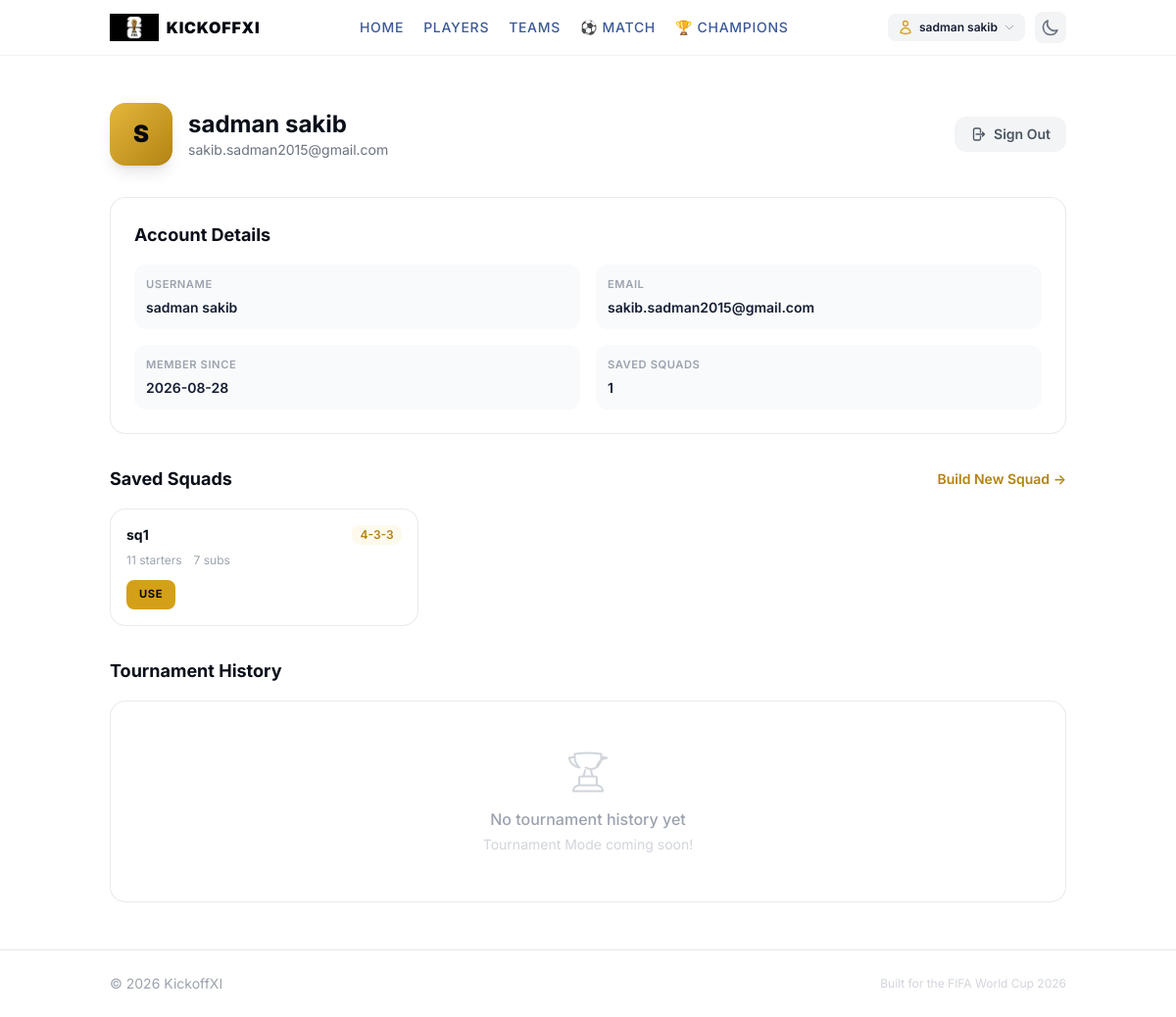
/profile (signed in), run on the app's committed database.
### tables this page shows
CREATE TABLE users (
                id            INTEGER PRIMARY KEY AUTOINCREMENT,
                username      TEXT NOT NULL UNIQUE COLLATE NOCASE,
                email         TEXT NOT NULL UNIQUE COLLATE NOCASE,
                password_hash TEXT NOT NULL,
                created_at    TEXT NOT NULL,
                updated_at    TEXT NOT NULL
            );

CREATE TABLE saved_squads (
                id          INTEGER PRIMARY KEY AUTOINCREMENT,
                name        TEXT NOT NULL,
                formation   TEXT NOT NULL,
                created_at  TEXT NOT NULL,
                updated_at  TEXT NOT NULL
            , user_id INTEGER REFERENCES users(id) ON DELETE CASCADE);

### app/auth_routes.py (the view)
@auth_bp.route('/profile')
@login_required
def profile():
    from app.auth_db import get_user_by_id
    from app.saved_squads_db import list_squads, get_db_path
    db_path = _get_db_path()
    user_id = session['user_id']
    user = get_user_by_id(db_path, user_id)
    if not user:
        session.clear()
        return redirect(url_for('auth.signin'))
    squads = list_squads(db_path, user_id)
    return render_template('profile.html', user=user, squads=squads)

### app/auth_db.py (called while the page is built)
def get_db(db_path):
    conn = sqlite3.connect(db_path)
    conn.row_factory = sqlite3.Row
    conn.execute('PRAGMA foreign_keys = ON')
    return conn

def get_user_by_id(db_path, user_id):
    conn = get_db(db_path)
    try:
        row = conn.execute(
            'SELECT id, username, email, password_hash, created_at, updated_at '
            'FROM users WHERE id = ?',
            (user_id,)
        ).fetchone()
        return dict(row) if row else None
    finally:
        conn.close()

### app/auth_routes.py (called while the page is built, shortened)
def login_required(f):
    @wraps(f)
    def decorated_function(*args, **kwargs):
        return f(*args, **kwargs)
    return decorated_function

def _get_db_path():
    return current_app.config.get('SAVED_SQUADS_DB')

### app/saved_squads_db.py (called while the page is built)
def get_db(db_path):
    conn = sqlite3.connect(db_path)
    conn.row_factory = sqlite3.Row
    conn.execute('PRAGMA foreign_keys = ON')
    return conn

### templates/profile.html (shortened to what this page needs)
{% extends "base.html" %}
{% block head %}
<link rel="stylesheet" href="{{ url_for('static', filename='css/auth.css') }}">
{% endblock %}
{% block content %}
<section class="py-8 sm:py-12">
    <div class="container-main">
        <div class="mb-8 animate-fade-in-up">
            <div class="flex flex-col sm:flex-row items-start sm:items-center justify-between gap-4">
                <div class="flex items-center gap-4">
                    <div class="w-16 h-16 rounded-2xl bg-gradient-to-br from-gold-400 to-gold-600 flex items-center justify-center shadow-lg">
                        <span class="text-2xl font-black text-navy-950 uppercase">
                            {{ user.username[0] }}
                        </span>
                    </div>
                    <div>
                        <h1 class="text-2xl font-bold text-navy-900 dark:text-white">
                            {{ user.username }}
                        </h1>
                        <p class="text-sm text-gray-500 dark:text-gray-400">
                            {{ user.email }}
                        </p>
                    </div>
                </div>
                <form method="POST" action="{{ url_for('auth.logout') }}">
                    <button type="submit" class="inline-flex items-center gap-2 px-4 py-2 rounded-xl bg-gray-100 hover:bg-gray-200 dark:bg-navy-900 dark:hover:bg-navy-800 text-gray-600 dark:text-gray-400 text-sm font-semibold transition-all cursor-pointer">
                        <svg class="w-4 h-4" fill="none" stroke="currentColor" stroke-width="2" viewBox="0 0 24 24">
                            <path stroke-linecap="round" stroke-linejoin="round" d="M15.75 9V5.25A2.25 2.25 0 0013.5 3h-6a2.25 2.25 0 00-2.25 2.25v13.5A2.25 2.25 0 007.5 21h6a2.25 2.25 0 002.25-2.25V15m3 0l3-3m0 0l-3-3m3 3H9"/>
                        </svg>
                        Sign Out
                    </button>
                </form>
            </div>
        </div>
        <div class="profile-card mb-8 animate-fade-in-up" style="animation-delay: 0.1s">
            <h2 class="text-lg font-bold text-navy-900 dark:text-white mb-4">
                Account Details
            </h2>
            <div class="grid grid-cols-1 sm:grid-cols-2 gap-4">
                <div class="profile-detail-item">
                    <span class="profile-detail-label">Username</span>
                    <span class="profile-detail-value">{{ user.username }}</span>
                </div>
                <div class="profile-detail-item">
                    <span class="profile-detail-label">Email</span>
                    <span class="profile-detail-value">{{ user.email }}</span>
                </div>
                <div class="profile-detail-item">
                    <span class="profile-detail-label">Member Since</span>
                    <span class="profile-detail-value">{{ user.created_at[:10] }}</span>
                </div>
                <div class="profile-detail-item">
                    <span class="profile-detail-label">Saved Squads</span>
                    <span class="profile-detail-value">{{ squads|length }}</span>
                </div>
            </div>
        </div>
        <div class="mb-8 animate-fade-in-up" style="animation-delay: 0.2s">
            <div class="flex items-center justify-between mb-4">
                <h2 class="text-lg font-bold text-navy-900 dark:text-white">
                    Saved Squads
                </h2>
                {% if squads %}
                <a href="{{ url_for('main.match_simulator') }}"
                   class="text-sm text-gold-600 dark:text-gold-400 hover:text-gold-700 dark:hover:text-gold-300 font-semibold transition-colors">
                    Build New Squad →
                </a>
                {% endif %}
            </div>
            {% if squads %}
            <div class="grid grid-cols-1 sm:grid-cols-2 lg:grid-cols-3 gap-4">
                {% for squad in squads %}
                <div class="saved-squad-card p-4">
                    <div class="flex items-start justify-between mb-2">
                        <h3 class="font-bold text-navy-900 dark:text-white text-sm">
                            {{ squad.name }}
                        </h3>
                        <span class="text-xs font-semibold text-gold-600 dark:text-gold-400 bg-gold-50 dark:bg-gold-500/10 px-2 py-0.5 rounded-lg">
                            {{ squad.formation }}
                        </span>
                    </div>
                    <div class="flex items-center gap-3 text-xs text-gray-400 dark:text-gray-500">
                        <span>{{ squad.starter_count }} starters</span>
                        <span>{{ squad.bench_count }} subs</span>
                    </div>
                    <div class="mt-3 card-actions">
                        <a href="{{ url_for('main.match_simulator') }}?load={{ squad.id }}"
                           class="card-action-btn btn-use">Use</a>
                    </div>
                </div>
                {% endfor %}
            </div>
            {% endif %}
        </div>
        <div class="animate-fade-in-up" style="animation-delay: 0.3s">
            <h2 class="text-lg font-bold text-navy-900 dark:text-white mb-4">
                Tournament History
            </h2>
            <div class="profile-card">
                <div class="text-center py-6">
                    <p class="text-gray-400 dark:text-gray-500 font-medium mb-1">No tournament history yet</p>
                    <p class="text-sm text-gray-300 dark:text-gray-600">Tournament Mode coming soon!</p>
                </div>
            </div>
        </div>
    </div>
</section>
{% endblock %}

### templates/base.html (shortened to what this page needs)
<!DOCTYPE html>
<html lang="en" class="scroll-smooth">
<head>
    <script src="https://cdn.tailwindcss.com"></script>
    <link rel="stylesheet" href="{{ url_for('static', filename='css/style.css') }}">
    {% block head %}{% endblock %}
</head>
<body class="min-h-screen flex flex-col">
    <header
        class="sticky top-0 z-50 w-full bg-white/80 dark:bg-navy-950/80 backdrop-blur-md border-b border-gray-200/50 dark:border-navy-800/50">
        <div class="container-main">
            <div class="flex items-center justify-between h-12 sm:h-14">
                <a href="/" class="flex items-center gap-2 group">
                    {% if logo_url %}
                    <img src="{{ logo_url }}" alt="{{ config.APP_NAME }}" class="h-6 sm:h-7 w-auto object-contain transition-transform duration-300 group-hover:scale-105" onerror="this.style.display='none';">
                    {% else %}
                    <img src="{{ url_for('static', filename='img/branding/logo.png') }}" alt="{{ config.APP_NAME }}" class="h-6 sm:h-7 w-auto object-contain transition-transform duration-300 group-hover:scale-105" onerror="this.style.display='none';">
                    {% endif %}
                    <span class="font-black text-sm sm:text-base tracking-wider text-navy-950 dark:text-white uppercase">
                        {{ config.APP_NAME }}
                    </span>
                </a>
                <nav class="hidden md:flex items-center gap-5">
                    <a href="/"
                        class="hover-border relative py-1.5 text-xs sm:text-sm uppercase tracking-wider font-medium {% if request.path == '/' %}active text-navy-950 dark:text-white font-semibold{% else %}text-navy-500 hover:text-navy-950 dark:text-gray-400 dark:hover:text-white{% endif %} transition-colors">Home</a>
                    <a href="/players"
                        class="hover-border relative py-1.5 text-xs sm:text-sm uppercase tracking-wider font-medium {% if '/players' in request.path %}active text-navy-950 dark:text-white font-semibold{% else %}text-navy-500 hover:text-navy-950 dark:text-gray-400 dark:hover:text-white{% endif %} transition-colors">Players</a>
                    <a href="/teams"
                        class="hover-border relative py-1.5 text-xs sm:text-sm uppercase tracking-wider font-medium {% if '/teams' in request.path and '/champions' not in request.path and '/match-simulator' not in request.path %}active text-navy-950 dark:text-white font-semibold{% else %}text-navy-500 hover:text-navy-950 dark:text-gray-400 dark:hover:text-white{% endif %} transition-colors">Teams</a>
                    <a href="/match-simulator"
                        class="hover-border relative py-1.5 text-xs sm:text-sm uppercase tracking-wider font-medium {% if '/match-simulator' in request.path %}active text-navy-950 dark:text-white font-semibold{% else %}text-navy-500 hover:text-navy-950 dark:text-gray-400 dark:hover:text-white{% endif %} transition-colors">⚽ Match</a>
                    <a href="/champions"
                        class="hover-border relative py-1.5 text-xs sm:text-sm uppercase tracking-wider font-medium {% if '/champions' in request.path %}active text-navy-950 dark:text-white font-semibold{% else %}text-navy-500 hover:text-navy-950 dark:text-gray-400 dark:hover:text-white{% endif %} transition-colors">🏆 Champions</a>
                </nav>
                <div class="flex items-center gap-2.5">
                    {% if current_user %}
                    <div class="hidden md:block relative" id="user-menu-wrapper">
                        <button id="user-menu-toggle"
                            class="flex items-center gap-1.5 px-2.5 py-1.5 rounded-lg bg-gray-100 hover:bg-gray-200 dark:bg-navy-900 dark:hover:bg-navy-800 transition-all cursor-pointer">
                            <svg class="w-4 h-4 text-gold-500" fill="none" stroke="currentColor" stroke-width="2" viewBox="0 0 24 24">
                                <path stroke-linecap="round" stroke-linejoin="round" d="M15.75 6a3.75 3.75 0 11-7.5 0 3.75 3.75 0 017.5 0zM4.501 20.118a7.5 7.5 0 0114.998 0A17.933 17.933 0 0112 21.75c-2.676 0-5.216-.584-7.499-1.632z"/>
                            </svg>
                            <span class="text-xs font-semibold text-navy-800 dark:text-gray-200 max-w-[80px] truncate">{{ current_user.username }}</span>
                            <svg class="w-3 h-3 text-gray-400" fill="none" stroke="currentColor" stroke-width="2" viewBox="0 0 24 24">
                                <path stroke-linecap="round" stroke-linejoin="round" d="M19.5 8.25l-7.5 7.5-7.5-7.5"/>
                            </svg>
                        </button>
                    </div>
                    {% endif %}
                    <button id="theme-toggle"
                        class="p-1.5 rounded-lg bg-gray-100 hover:bg-gray-200 dark:bg-navy-900 dark:hover:bg-navy-800 text-gray-500 dark:text-gray-400 transition-all cursor-pointer"
                        aria-label="Toggle Theme">
                        <svg id="theme-toggle-moon" class="hidden w-5 h-5" fill="none" stroke="currentColor"
                            stroke-width="2" viewBox="0 0 24 24">
                            <path stroke-linecap="round" stroke-linejoin="round"
                                d="M20.354 15.354A9 9 0 018.646 3.646 9.003 9.003 0 0012 21a9.003 9.003 0 008.354-5.646z" />
                        </svg>
                    </button>
                </div>
            </div>
        </div>
    </header>
    <main class="flex-1">
        {% block content %}{% endblock %}
    </main>
    <footer class="border-t border-gray-200 dark:border-navy-800/50">
        <div class="container-main py-6">
            <div class="flex flex-col sm:flex-row items-center justify-between gap-4">
                <p class="text-sm text-gray-400 dark:text-gray-500">
                    &copy; 2026 {{ config.APP_NAME }}
                </p>
                <p class="text-xs text-gray-300 dark:text-gray-600">
                    Built for the FIFA World Cup 2026
                </p>
            </div>
        </div>
    </footer>
</body>
</html>

### static/css/style.css (style rules this page uses)
:root { --hero-bg-url: url('../img/hero/hero-bg.jpg'); }
.saved-squad-card { position: relative; overflow: hidden; border-radius: 1rem; border: 1px solid rgba(209, 213, 219, 0.5); background: white; transition: all 0.3s ease; }
.saved-squad-card .card-actions { display: flex; gap: 0.5rem; flex-wrap: wrap; }
.saved-squad-card .card-action-btn { display: inline-flex; align-items: center; justify-content: center; padding: 0.35rem 0.75rem; border-radius: 0.5rem; font-size: 0.7rem; font-weight: 700; text-transform: uppercase; letter-spacing: 0.05em; cursor: pointer; transition: all 0.2s ease; border: 1px solid transparent; }
.saved-squad-card .card-action-btn.btn-use { background: #d4a017; color: #050810; }

### static/css/auth.css (style rules this page uses)
.profile-card { background: white; border: 1px solid rgba(209, 213, 219, 0.5); border-radius: 1rem; padding: 1.5rem; }
.profile-detail-item { display: flex; flex-direction: column; gap: 0.25rem; padding: 0.75rem; background: #f9fafb; border-radius: 0.75rem; }
.profile-detail-label { font-size: 0.7rem; font-weight: 600; color: #9ca3af; text-transform: uppercase; letter-spacing: 0.05em; }
.profile-detail-value { font-size: 0.875rem; font-weight: 600; color: #141e33; }

### templates/base.html (style rules this page uses)
body { @apply font-sans antialiased bg-white text-navy-800 dark:bg-navy-950 dark:text-gray-100; }
.container-main { @apply max-w-5xl mx-auto px-3.5 sm:px-5 lg:px-6; }
.animate-fade-in-up { animation: fadeInUp 0.6s ease-out forwards; }
.hover-border::after { content: ''; @apply absolute bottom-0 left-0 w-0 h-[2px] bg-gold-500 dark:bg-gold-400 transition-all duration-300; }

### data on the page
users: username "sadman sakib", username "S", email "sakib.sadman2015@gmail.com", created_at "2026-08-28"
saved_squads: name "sq1", formation "4-3-3", starter_count "11", bench_count "7"

### other printed values
{{ config.APP_NAME }} "KICKOFFXI"
{{ squads|length }} "1"
{{ config.APP_NAME }} "KickoffXI"
